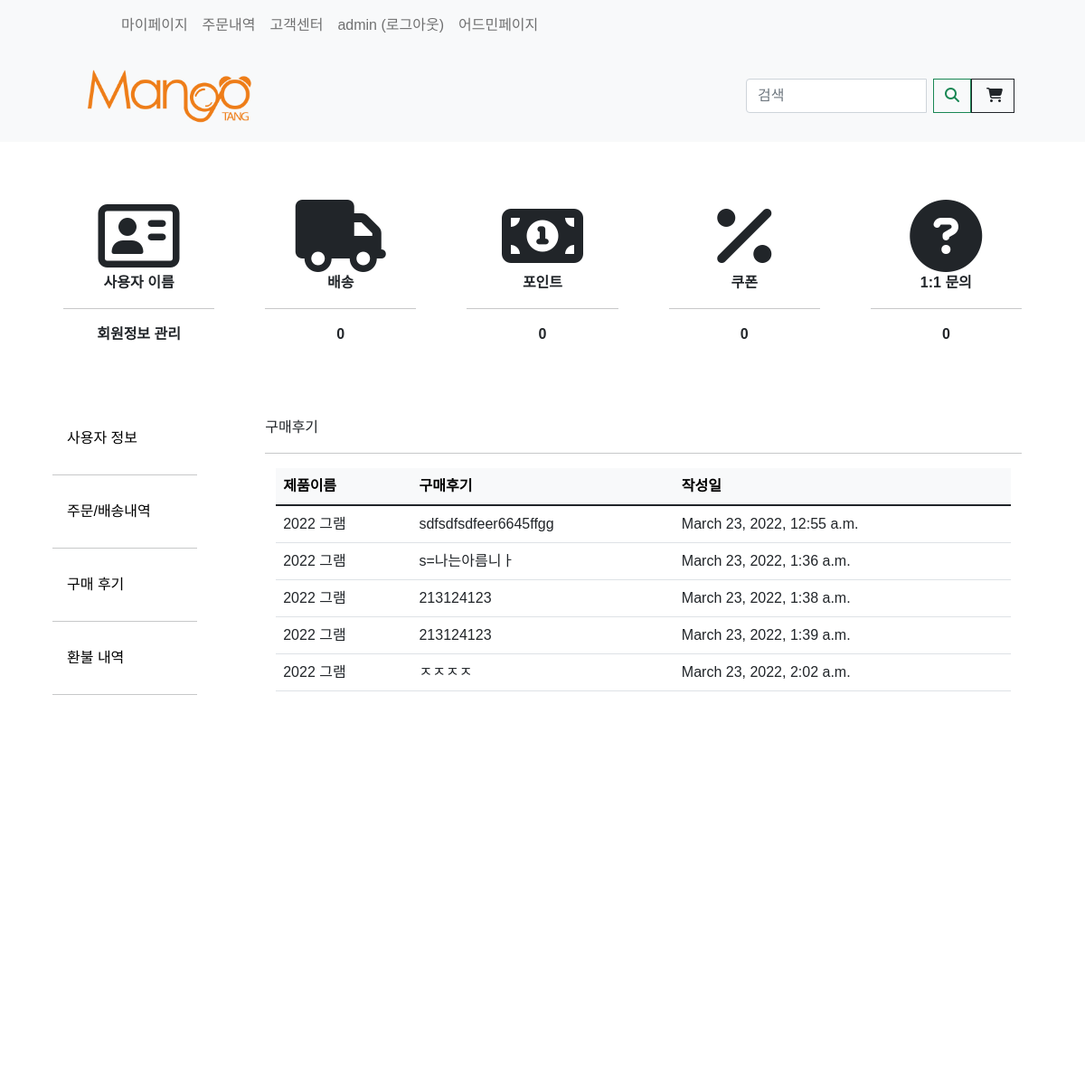
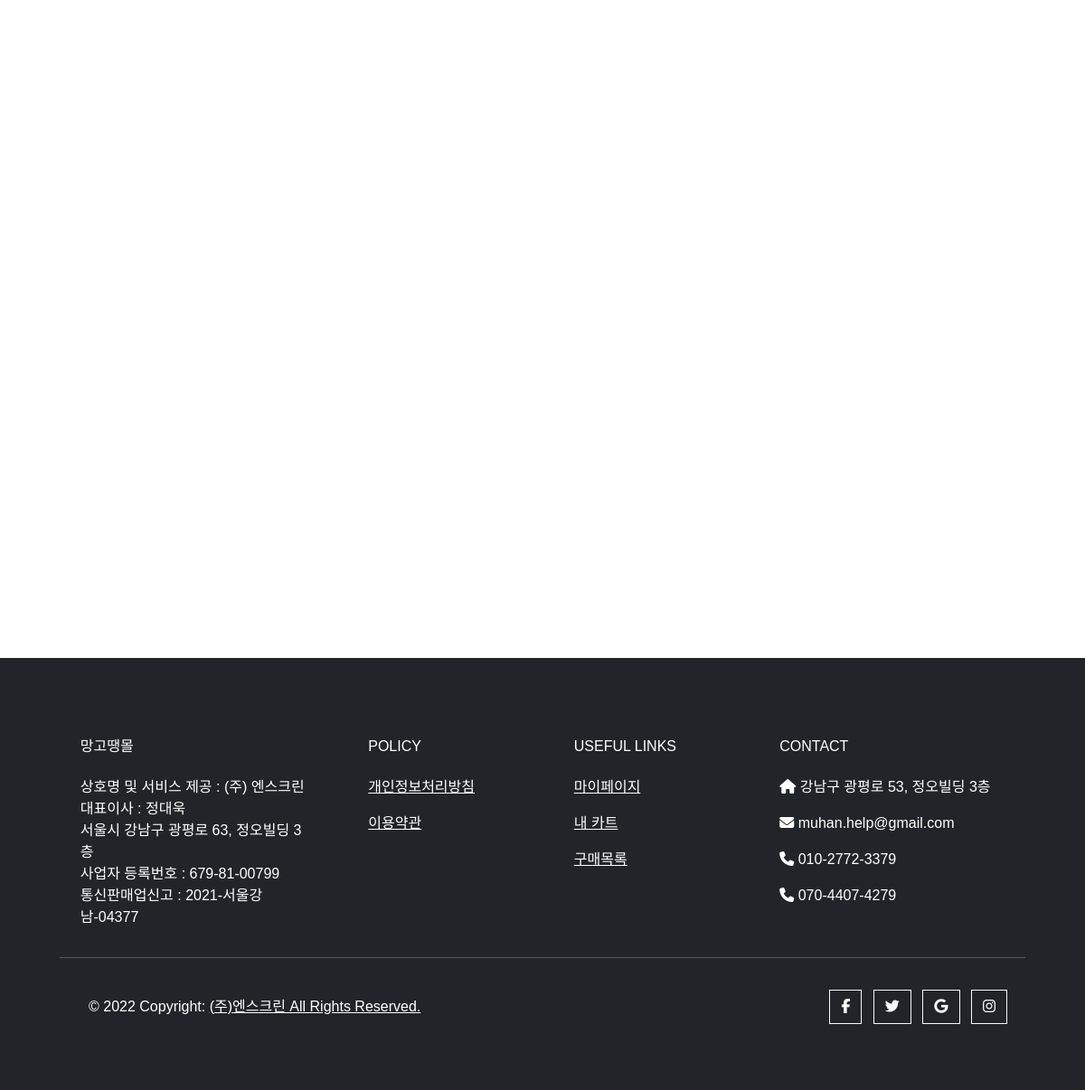
Screenshot of /mypage/reviewlist (signed in) with the database file from the repository (2 pictures, top to bottom).
### store/models.py (models this page shows, shortened)
class ProductReview(models.Model):
    product = models.ForeignKey(Product, on_delete=models.CASCADE, null=True)
    customer = models.ForeignKey(Customer, on_delete=models.CASCADE, null=True)
    star_rating = models.IntegerField(default=0, validators=[MinValueValidator(1), MaxValueValidator(5)], blank=True,
                                      null=True)
    order_number = models.IntegerField(null=True, blank=True)  # 주문번호
    short_review = models.CharField(max_length=50, null=True, blank=True)  # 한줄 리뷰
    long_review = models.CharField(max_length=200, null=True, blank=True)  # 상세 리뷰
    date_added = models.DateTimeField(default=datetime.now)
    image = models.ImageField(null=True, blank=True)
    review_bool = models.BooleanField(default=False, blank=False, null=True)
    review_user_name = models.CharField(default="", blank=True, null=True, max_length=200)
    image_url = models.CharField(default="", blank=True, null=True, max_length=200)

class Product(models.Model):
    product_name = models.CharField(max_length=200)  # 제품이름
    price = models.FloatField(null=False, blank=False)
    image_detail = models.ImageField(null=True, blank=True)  # 제품 상세 정보
    image_title = models.ImageField(null=True, blank=True)  # 메인 이미지
    image_introduce = models.ImageField(null=True, blank=True)  # 제품 소개
    seller_code = models.CharField(max_length=50, null=False, blank=False)  # 제품
    price_discount = models.FloatField(null=True)  # 할인된 가격
    discount = models.IntegerField(null=True)  # 할인율
    stock = models.IntegerField()  # 수량
    first_title = models.CharField(max_length=200)  # 제품 상세페이지 메인 타이틀
    second_title = models.CharField(max_length=200)  # 제품 상세페이지 두 번째 타이틀
    shipment_price = models.IntegerField(blank=True)  # 배송 비용용    hash_tag = models.CharField(max_length=200)
    option_bool = models.BooleanField(default=False, blank=False, null=True)  # 옵션의 유무
    collection_tag = models.CharField(max_length=200, null=True)
    item_company = models.CharField(null=False, max_length=200)
    product_status = models.BooleanField(default=False, blank=False, null=True)

### mypage/views.py (the view)
# urls.py: path('mypage/reviewlist', views.reviewlist, name="reviewlist"),
@login_required(login_url='account_login')
def reviewlist(request):
    customer = request.user.customer
    productReview = ProductReview.objects.filter(customer=customer)
    context = {'productReview': productReview}
    return render(request, 'mypage/reviewlist.html', context)

### templates/mypage/reviewlist.html (shortened to what this page needs)
{% extends 'store/mypage.html' %}
{% load static %}
{% block mypage %}
    <div class="container">
        구매후기
        <hr>
        <div class="container mt-3">
            <table class="table">
                <thead class="table-light">
                <tr>
                    <th>제품이름</th>
                    <th>구매후기</th>
                    <th>작성일</th>
                </tr>
                </thead>
                <tbody id="product-reivew">
                {% for review in productReview %}
                    <tr>
                        <td>
                            {{ review.product.product_name }}
                        </td>
                        <td>
                            {{ review.short_review }}
                        </td>
                        <td>
                            {{ review.date_added }}
                        </td>
                    </tr>
                {% endfor %}
                </tbody>
            </table>
        </div>
    </div>
{% endblock mypage %}

### templates/store/navbar.html (shortened to what this page needs)
{% load static %}
<nav class="navbar navbar-expand-lg navbar-light bg-light">
    <div class="bg-light container px-4 px-lg-5">
        <ul class="navbar-nav me-auto mb-2 mb-lg-0 ms-lg-5" style="">
            <li class="nav-item"><a href="{% url 'userinfo' %}"
                                    class="nav-link dropdown-menu-size-customer">마이페이지</a></li>
            <li class="nav-item"><a href="{% url 'orderhistory' %}"
                                    class="nav-link dropdown-menu-size-customer">주문내역</a></li>
            <li class="nav-item"><a href="{% url 'faq' %}"
                                    class="nav-link dropdown-menu-size-customer">고객센터</a></li>
            {% if user.is_authenticated %}
                <a class="nav-link" href="{% url 'logout' %}">{{ user.username }} (로그아웃)</a>
            {% else %}
                <li class="nav-item"><a href="{% url 'account_login' %}" class="nav-link dropdown-menu-size-customer">로그인</a>
                </li>
            {% endif %}
            {% if user.is_superuser %}
                <a class="nav-link" href={% url 'admin:index' %}>어드민페이지</a>
            {% endif %}
        </ul>
    </div>
</nav>
<nav class="navbar navbar-expand-lg navbar-light bg-light">
    <div class="container px-4 px-lg-5">
        <a href="{% url 'store' %}">
            <img src="{% static 'nscreen_logo/4_망고땡_로고 (영문).png' %}" width="220" alt="망고땡몰">
        </a>
        <div class="collapse navbar-collapse" id="navbarSupportedContent">
            <div class="row justify-content-end my-3">
                <div class="d-flex input-group">
                    <input class="form-control me-2 kw" type="text" style="width: 200px"
                           placeholder="검색" aria-label="검색"
                           value="{{ kw|default_if_none:'' }}">
                    <div class="input-group-append">
                        <button class="btn btn-outline-success" type="button" id="btn_search"><i
                                class="fas fa-search"></i></button>
                    </div>
                </div>
            </div>
            <a href="{% url 'cart' %}" class="nav-link-cart">
                <button class="btn btn-outline-dark" type="submit">
                    <i class="fas fa-shopping-cart"></i>
                </button>
            </a>
        </div>
    </div>
</nav>

### rows the page displays
ProductReview: product.product_name "2022 그램", short_review "sdfsdfsdfeer6645ffgg", date_added "March 23, 2022, 12:55 a.m."
ProductReview: product.product_name "2022 그램", short_review "s=나는아름니ㅏ", date_added "March 23, 2022, 1:36 a.m."
ProductReview: product.product_name "2022 그램", short_review "213124123", date_added "March 23, 2022, 1:38 a.m."
ProductReview: product.product_name "2022 그램", short_review "213124123", date_added "March 23, 2022, 1:39 a.m."
ProductReview: product.product_name "2022 그램", short_review "ㅈㅈㅈㅈ", date_added "March 23, 2022, 2:02 a.m."

### other values shown
{{ user.username }} "admin"
